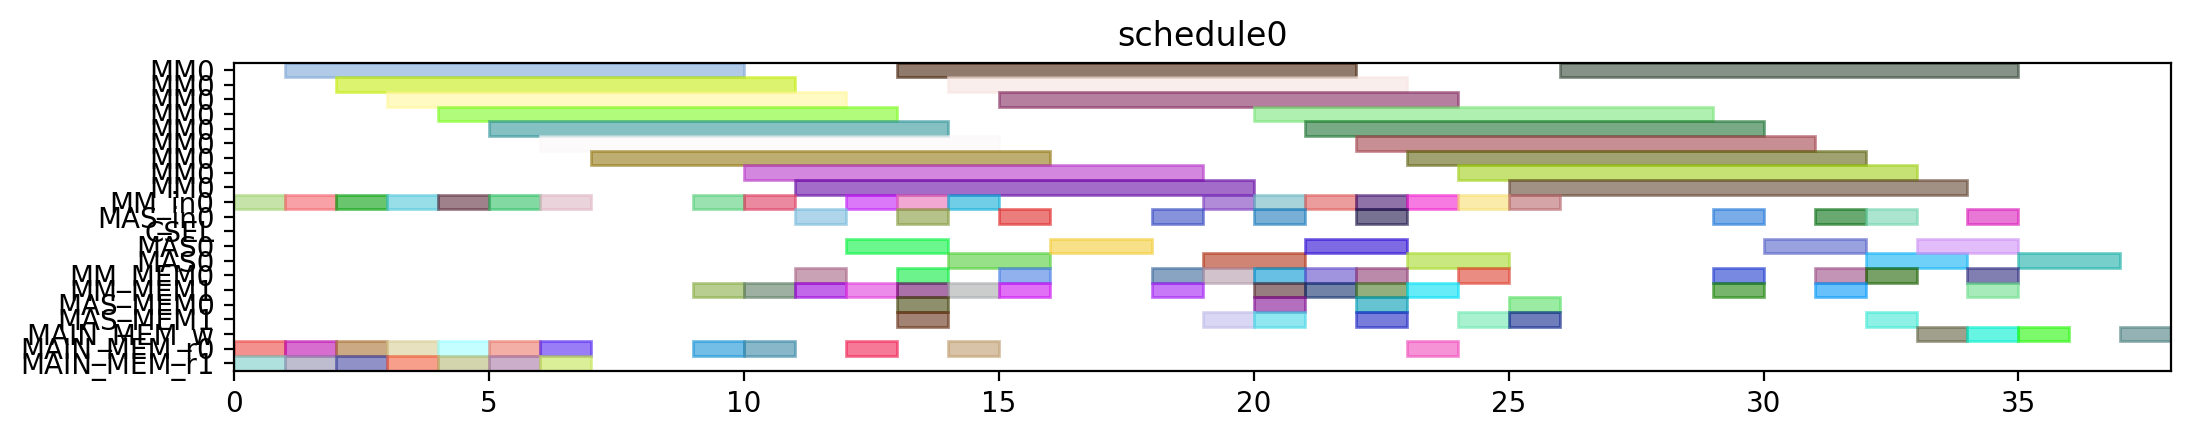

Generate this figure with Python:
from pyschedule import Scenario, solvers, plotters, alt


def solve():
	horizon = 120
	S = Scenario("schedule0", horizon=horizon)

	# resource
	MM = S.Resources('MM', num=1, size=9)
	MM_in = S.Resources('MM_in', num=1)
	MAS_in = S.Resources('MAS_in', num=1)
	CSEL = S.Resource('CSEL')
	MAS = S.Resources('MAS', num=1, size=2, periods=range(1, horizon))
	MM_MEM = S.Resources('MM_MEM', num=2)
	MAS_MEM = S.Resources('MAS_MEM', num=2)
	MAIN_MEM_w = S.Resource('MAIN_MEM_w', size=1)
	MAIN_MEM_r = S.Resources('MAIN_MEM_r', num=2)

	# result of previous scheduling

	# new tasks
	T1 = S.Task('T1', length=9, delay_cost=1)
	T1 += alt(MM)
	T1_in = S.Task('T1_in', length=1, delay_cost=1)
	T1_in += alt(MM_in)
	S += T1_in*MM_in[0]<=T1*MM[0]
	T1_mem0 = S.Task('T1_mem0', length=1, delay_cost=1)
	T1_mem0 += MAIN_MEM_r[0]
	S += T1_mem0 <= T1

	T1_mem1 = S.Task('T1_mem1', length=1, delay_cost=1)
	T1_mem1 += MAIN_MEM_r[1]
	S += T1_mem1 <= T1

	T2 = S.Task('T2', length=9, delay_cost=1)
	T2 += alt(MM)
	T2_in = S.Task('T2_in', length=1, delay_cost=1)
	T2_in += alt(MM_in)
	S += T2_in*MM_in[0]<=T2*MM[0]
	T2_mem0 = S.Task('T2_mem0', length=1, delay_cost=1)
	T2_mem0 += MAIN_MEM_r[0]
	S += T2_mem0 <= T2

	T2_mem1 = S.Task('T2_mem1', length=1, delay_cost=1)
	T2_mem1 += MAIN_MEM_r[1]
	S += T2_mem1 <= T2

	T3 = S.Task('T3', length=9, delay_cost=1)
	T3 += alt(MM)
	T3_in = S.Task('T3_in', length=1, delay_cost=1)
	T3_in += alt(MM_in)
	S += T3_in*MM_in[0]<=T3*MM[0]
	T3_mem0 = S.Task('T3_mem0', length=1, delay_cost=1)
	T3_mem0 += MAIN_MEM_r[0]
	S += T3_mem0 <= T3

	T3_mem1 = S.Task('T3_mem1', length=1, delay_cost=1)
	T3_mem1 += MAIN_MEM_r[1]
	S += T3_mem1 <= T3

	T4 = S.Task('T4', length=9, delay_cost=1)
	T4 += alt(MM)
	T4_in = S.Task('T4_in', length=1, delay_cost=1)
	T4_in += alt(MM_in)
	S += T4_in*MM_in[0]<=T4*MM[0]
	T4_mem0 = S.Task('T4_mem0', length=1, delay_cost=1)
	T4_mem0 += MAIN_MEM_r[0]
	S += T4_mem0 <= T4

	T4_mem1 = S.Task('T4_mem1', length=1, delay_cost=1)
	T4_mem1 += MAIN_MEM_r[1]
	S += T4_mem1 <= T4

	T5 = S.Task('T5', length=9, delay_cost=1)
	T5 += alt(MM)
	T5_in = S.Task('T5_in', length=1, delay_cost=1)
	T5_in += alt(MM_in)
	S += T5_in*MM_in[0]<=T5*MM[0]
	T5_mem0 = S.Task('T5_mem0', length=1, delay_cost=1)
	T5_mem0 += MAIN_MEM_r[0]
	S += T5_mem0 <= T5

	T5_mem1 = S.Task('T5_mem1', length=1, delay_cost=1)
	T5_mem1 += MAIN_MEM_r[1]
	S += T5_mem1 <= T5

	T6 = S.Task('T6', length=9, delay_cost=1)
	T6 += alt(MM)
	T6_in = S.Task('T6_in', length=1, delay_cost=1)
	T6_in += alt(MM_in)
	S += T6_in*MM_in[0]<=T6*MM[0]
	T6_mem0 = S.Task('T6_mem0', length=1, delay_cost=1)
	T6_mem0 += MAIN_MEM_r[0]
	S += T6_mem0 <= T6

	T6_mem1 = S.Task('T6_mem1', length=1, delay_cost=1)
	T6_mem1 += MAIN_MEM_r[1]
	S += T6_mem1 <= T6

	T7 = S.Task('T7', length=9, delay_cost=1)
	T7 += alt(MM)
	T7_in = S.Task('T7_in', length=1, delay_cost=1)
	T7_in += alt(MM_in)
	S += T7_in*MM_in[0]<=T7*MM[0]
	T7_mem0 = S.Task('T7_mem0', length=1, delay_cost=1)
	T7_mem0 += MAIN_MEM_r[0]
	S += T7_mem0 <= T7

	T7_mem1 = S.Task('T7_mem1', length=1, delay_cost=1)
	T7_mem1 += MAIN_MEM_r[1]
	S += T7_mem1 <= T7

	T8 = S.Task('T8', length=9, delay_cost=1)
	T8 += alt(MM)
	T8_in = S.Task('T8_in', length=1, delay_cost=1)
	T8_in += alt(MM_in)
	S += T8_in*MM_in[0]<=T8*MM[0]
	T8_mem0 = S.Task('T8_mem0', length=1, delay_cost=1)
	T8_mem0 += MAIN_MEM_r[0]
	S += T8_mem0 <= T8

	T8_mem1 = S.Task('T8_mem1', length=1, delay_cost=1)
	T8_mem1 += alt(MM_MEM)
	S += (T1*MM[0])-1 < T8_mem1*MM_MEM[1]
	S += T8_mem1 <= T8

	T9 = S.Task('T9', length=9, delay_cost=1)
	T9 += alt(MM)
	T9_in = S.Task('T9_in', length=1, delay_cost=1)
	T9_in += alt(MM_in)
	S += T9_in*MM_in[0]<=T9*MM[0]
	T9_mem0 = S.Task('T9_mem0', length=1, delay_cost=1)
	T9_mem0 += MAIN_MEM_r[0]
	S += T9_mem0 <= T9

	T9_mem1 = S.Task('T9_mem1', length=1, delay_cost=1)
	T9_mem1 += alt(MM_MEM)
	S += (T1*MM[0])-1 < T9_mem1*MM_MEM[1]
	S += T9_mem1 <= T9

	T10 = S.Task('T10', length=9, delay_cost=1)
	T10 += alt(MM)
	T10_in = S.Task('T10_in', length=1, delay_cost=1)
	T10_in += alt(MM_in)
	S += T10_in*MM_in[0]<=T10*MM[0]
	T10_mem0 = S.Task('T10_mem0', length=1, delay_cost=1)
	T10_mem0 += MAIN_MEM_r[0]
	S += T10_mem0 <= T10

	T10_mem1 = S.Task('T10_mem1', length=1, delay_cost=1)
	T10_mem1 += alt(MM_MEM)
	S += (T3*MM[0])-1 < T10_mem1*MM_MEM[1]
	S += T10_mem1 <= T10

	T11 = S.Task('T11', length=9, delay_cost=1)
	T11 += alt(MM)
	T11_in = S.Task('T11_in', length=1, delay_cost=1)
	T11_in += alt(MM_in)
	S += T11_in*MM_in[0]<=T11*MM[0]
	T11_mem0 = S.Task('T11_mem0', length=1, delay_cost=1)
	T11_mem0 += MAIN_MEM_r[0]
	S += T11_mem0 <= T11

	T11_mem1 = S.Task('T11_mem1', length=1, delay_cost=1)
	T11_mem1 += alt(MM_MEM)
	S += (T3*MM[0])-1 < T11_mem1*MM_MEM[1]
	S += T11_mem1 <= T11

	T12 = S.Task('T12', length=2, delay_cost=1)
	T12 += alt(MAS)
	T12_in = S.Task('T12_in', length=1, delay_cost=1)
	T12_in += alt(MAS_in)
	S += T12_in*MAS_in[0]<=T12*MAS[0]

	T12_mem0 = S.Task('T12_mem0', length=1, delay_cost=1)
	T12_mem0 += alt(MM_MEM)
	S += (T4*MM[0])-1 < T12_mem0*MM_MEM[0]
	S += T12_mem0 <= T12

	T12_mem1 = S.Task('T12_mem1', length=1, delay_cost=1)
	T12_mem1 += alt(MM_MEM)
	S += (T2*MM[0])-1 < T12_mem1*MM_MEM[1]
	S += T12_mem1 <= T12

	T13 = S.Task('T13', length=2, delay_cost=1)
	T13 += alt(MAS)
	T13_in = S.Task('T13_in', length=1, delay_cost=1)
	T13_in += alt(MAS_in)
	S += T13_in*MAS_in[0]<=T13*MAS[0]

	T13_mem0 = S.Task('T13_mem0', length=1, delay_cost=1)
	T13_mem0 += alt(MM_MEM)
	S += (T4*MM[0])-1 < T13_mem0*MM_MEM[0]
	S += T13_mem0 <= T13

	T13_mem1 = S.Task('T13_mem1', length=1, delay_cost=1)
	T13_mem1 += alt(MM_MEM)
	S += (T2*MM[0])-1 < T13_mem1*MM_MEM[1]
	S += T13_mem1 <= T13

	T15 = S.Task('T15', length=2, delay_cost=1)
	T15 += alt(MAS)
	T15_in = S.Task('T15_in', length=1, delay_cost=1)
	T15_in += alt(MAS_in)
	S += T15_in*MAS_in[0]<=T15*MAS[0]

	T15_mem0 = S.Task('T15_mem0', length=1, delay_cost=1)
	T15_mem0 += alt(MM_MEM)
	S += (T7*MM[0])-1 < T15_mem0*MM_MEM[0]
	S += T15_mem0 <= T15

	T15_mem1 = S.Task('T15_mem1', length=1, delay_cost=1)
	T15_mem1 += alt(MM_MEM)
	S += (T7*MM[0])-1 < T15_mem1*MM_MEM[1]
	S += T15_mem1 <= T15

	T14 = S.Task('T14', length=9, delay_cost=1)
	T14 += alt(MM)
	T14_in = S.Task('T14_in', length=1, delay_cost=1)
	T14_in += alt(MM_in)
	S += T14_in*MM_in[0]<=T14*MM[0]
	T14_mem0 = S.Task('T14_mem0', length=1, delay_cost=1)
	T14_mem0 += alt(MAS_MEM)
	S += (T13*MAS[0])-1 < T14_mem0*MAS_MEM[0]
	S += T14_mem0 <= T14

	T14_mem1 = S.Task('T14_mem1', length=1, delay_cost=1)
	T14_mem1 += alt(MAS_MEM)
	S += (T13*MAS[0])-1 < T14_mem1*MAS_MEM[1]
	S += T14_mem1 <= T14

	T16 = S.Task('T16', length=9, delay_cost=1)
	T16 += alt(MM)
	T16_in = S.Task('T16_in', length=1, delay_cost=1)
	T16_in += alt(MM_in)
	S += T16_in*MM_in[0]<=T16*MM[0]
	T16_mem0 = S.Task('T16_mem0', length=1, delay_cost=1)
	T16_mem0 += alt(MM_MEM)
	S += (T1*MM[0])-1 < T16_mem0*MM_MEM[0]
	S += T16_mem0 <= T16

	T16_mem1 = S.Task('T16_mem1', length=1, delay_cost=1)
	T16_mem1 += alt(MM_MEM)
	S += (T8*MM[0])-1 < T16_mem1*MM_MEM[1]
	S += T16_mem1 <= T16

	T17 = S.Task('T17', length=9, delay_cost=1)
	T17 += alt(MM)
	T17_in = S.Task('T17_in', length=1, delay_cost=1)
	T17_in += alt(MM_in)
	S += T17_in*MM_in[0]<=T17*MM[0]
	T17_mem0 = S.Task('T17_mem0', length=1, delay_cost=1)
	T17_mem0 += alt(MM_MEM)
	S += (T8*MM[0])-1 < T17_mem0*MM_MEM[0]
	S += T17_mem0 <= T17

	T17_mem1 = S.Task('T17_mem1', length=1, delay_cost=1)
	T17_mem1 += alt(MAS_MEM)
	S += (T15*MAS[0])-1 < T17_mem1*MAS_MEM[1]
	S += T17_mem1 <= T17

	T18 = S.Task('T18', length=2, delay_cost=1)
	T18 += alt(MAS)
	T18_in = S.Task('T18_in', length=1, delay_cost=1)
	T18_in += alt(MAS_in)
	S += T18_in*MAS_in[0]<=T18*MAS[0]

	T18_mem0 = S.Task('T18_mem0', length=1, delay_cost=1)
	T18_mem0 += alt(MM_MEM)
	S += (T5*MM[0])-1 < T18_mem0*MM_MEM[0]
	S += T18_mem0 <= T18

	T18_mem1 = S.Task('T18_mem1', length=1, delay_cost=1)
	T18_mem1 += alt(MM_MEM)
	S += (T9*MM[0])-1 < T18_mem1*MM_MEM[1]
	S += T18_mem1 <= T18

	T19 = S.Task('T19', length=2, delay_cost=1)
	T19 += alt(MAS)
	T19_in = S.Task('T19_in', length=1, delay_cost=1)
	T19_in += alt(MAS_in)
	S += T19_in*MAS_in[0]<=T19*MAS[0]

	T19_mem0 = S.Task('T19_mem0', length=1, delay_cost=1)
	T19_mem0 += alt(MM_MEM)
	S += (T5*MM[0])-1 < T19_mem0*MM_MEM[0]
	S += T19_mem0 <= T19

	T19_mem1 = S.Task('T19_mem1', length=1, delay_cost=1)
	T19_mem1 += alt(MM_MEM)
	S += (T9*MM[0])-1 < T19_mem1*MM_MEM[1]
	S += T19_mem1 <= T19

	T21 = S.Task('T21', length=2, delay_cost=1)
	T21 += alt(MAS)
	T21_in = S.Task('T21_in', length=1, delay_cost=1)
	T21_in += alt(MAS_in)
	S += T21_in*MAS_in[0]<=T21*MAS[0]

	T21_mem0 = S.Task('T21_mem0', length=1, delay_cost=1)
	T21_mem0 += alt(MM_MEM)
	S += (T6*MM[0])-1 < T21_mem0*MM_MEM[0]
	S += T21_mem0 <= T21

	T21_mem1 = S.Task('T21_mem1', length=1, delay_cost=1)
	T21_mem1 += alt(MM_MEM)
	S += (T10*MM[0])-1 < T21_mem1*MM_MEM[1]
	S += T21_mem1 <= T21

	T24 = S.Task('T24', length=9, delay_cost=1)
	T24 += alt(MM)
	T24_in = S.Task('T24_in', length=1, delay_cost=1)
	T24_in += alt(MM_in)
	S += T24_in*MM_in[0]<=T24*MM[0]
	T24_mem0 = S.Task('T24_mem0', length=1, delay_cost=1)
	T24_mem0 += alt(MM_MEM)
	S += (T11*MM[0])-1 < T24_mem0*MM_MEM[0]
	S += T24_mem0 <= T24

	T24_mem1 = S.Task('T24_mem1', length=1, delay_cost=1)
	T24_mem1 += alt(MAS_MEM)
	S += (T12*MAS[0])-1 < T24_mem1*MAS_MEM[1]
	S += T24_mem1 <= T24

	T20 = S.Task('T20', length=9, delay_cost=1)
	T20 += alt(MM)
	T20_in = S.Task('T20_in', length=1, delay_cost=1)
	T20_in += alt(MM_in)
	S += T20_in*MM_in[0]<=T20*MM[0]
	T20_mem0 = S.Task('T20_mem0', length=1, delay_cost=1)
	T20_mem0 += alt(MAS_MEM)
	S += (T15*MAS[0])-1 < T20_mem0*MAS_MEM[0]
	S += T20_mem0 <= T20

	T20_mem1 = S.Task('T20_mem1', length=1, delay_cost=1)
	T20_mem1 += alt(MAS_MEM)
	S += (T18*MAS[0])-1 < T20_mem1*MAS_MEM[1]
	S += T20_mem1 <= T20

	T22 = S.Task('T22', length=9, delay_cost=1)
	T22 += alt(MM)
	T22_in = S.Task('T22_in', length=1, delay_cost=1)
	T22_in += alt(MM_in)
	S += T22_in*MM_in[0]<=T22*MM[0]
	T22_mem0 = S.Task('T22_mem0', length=1, delay_cost=1)
	T22_mem0 += alt(MAS_MEM)
	S += (T21*MAS[0])-1 < T22_mem0*MAS_MEM[0]
	S += T22_mem0 <= T22

	T22_mem1 = S.Task('T22_mem1', length=1, delay_cost=1)
	T22_mem1 += alt(MAS_MEM)
	S += (T21*MAS[0])-1 < T22_mem1*MAS_MEM[1]
	S += T22_mem1 <= T22

	T23 = S.Task('T23', length=9, delay_cost=1)
	T23 += alt(MM)
	T23_in = S.Task('T23_in', length=1, delay_cost=1)
	T23_in += alt(MM_in)
	S += T23_in*MM_in[0]<=T23*MM[0]
	T23_mem0 = S.Task('T23_mem0', length=1, delay_cost=1)
	T23_mem0 += alt(MAS_MEM)
	S += (T19*MAS[0])-1 < T23_mem0*MAS_MEM[0]
	S += T23_mem0 <= T23

	T23_mem1 = S.Task('T23_mem1', length=1, delay_cost=1)
	T23_mem1 += alt(MAS_MEM)
	S += (T19*MAS[0])-1 < T23_mem1*MAS_MEM[1]
	S += T23_mem1 <= T23

	Z2_new = S.Task('Z2_new', length=9, delay_cost=1)
	Z2_new += alt(MM)
	Z2_new_in = S.Task('Z2_new_in', length=1, delay_cost=1)
	Z2_new_in += alt(MM_in)
	S += Z2_new_in*MM_in[0]<=Z2_new*MM[0]
	S += 0<Z2_new

	Z2_new_w = S.Task('Z2_new_w', length=1, delay_cost=1)
	Z2_new_w += alt(MAIN_MEM_w)
	S += Z2_new <= Z2_new_w

	Z2_new_mem0 = S.Task('Z2_new_mem0', length=1, delay_cost=1)
	Z2_new_mem0 += MAIN_MEM_r[0]
	S += Z2_new_mem0 <= Z2_new

	Z2_new_mem1 = S.Task('Z2_new_mem1', length=1, delay_cost=1)
	Z2_new_mem1 += alt(MM_MEM)
	S += (T14*MM[0])-1 < Z2_new_mem1*MM_MEM[1]
	S += Z2_new_mem1 <= Z2_new

	T25 = S.Task('T25', length=2, delay_cost=1)
	T25 += alt(MAS)
	T25_in = S.Task('T25_in', length=1, delay_cost=1)
	T25_in += alt(MAS_in)
	S += T25_in*MAS_in[0]<=T25*MAS[0]

	T25_mem0 = S.Task('T25_mem0', length=1, delay_cost=1)
	T25_mem0 += alt(MM_MEM)
	S += (T20*MM[0])-1 < T25_mem0*MM_MEM[0]
	S += T25_mem0 <= T25

	T25_mem1 = S.Task('T25_mem1', length=1, delay_cost=1)
	T25_mem1 += alt(MM_MEM)
	S += (T20*MM[0])-1 < T25_mem1*MM_MEM[1]
	S += T25_mem1 <= T25

	X2_new = S.Task('X2_new', length=2, delay_cost=1)
	X2_new += alt(MAS)
	X2_new_in = S.Task('X2_new_in', length=1, delay_cost=1)
	X2_new_in += alt(MAS_in)
	S += X2_new_in*MAS_in[0]<=X2_new*MAS[0]

	S += 0<X2_new

	X2_new_w = S.Task('X2_new_w', length=1, delay_cost=1)
	X2_new_w += alt(MAIN_MEM_w)
	S += X2_new <= X2_new_w

	X2_new_mem0 = S.Task('X2_new_mem0', length=1, delay_cost=1)
	X2_new_mem0 += alt(MM_MEM)
	S += (T22*MM[0])-1 < X2_new_mem0*MM_MEM[0]
	S += X2_new_mem0 <= X2_new

	X2_new_mem1 = S.Task('X2_new_mem1', length=1, delay_cost=1)
	X2_new_mem1 += alt(MM_MEM)
	S += (T24*MM[0])-1 < X2_new_mem1*MM_MEM[1]
	S += X2_new_mem1 <= X2_new

	X1_new = S.Task('X1_new', length=2, delay_cost=1)
	X1_new += alt(MAS)
	X1_new_in = S.Task('X1_new_in', length=1, delay_cost=1)
	X1_new_in += alt(MAS_in)
	S += X1_new_in*MAS_in[0]<=X1_new*MAS[0]

	S += 0<X1_new

	X1_new_w = S.Task('X1_new_w', length=1, delay_cost=1)
	X1_new_w += alt(MAIN_MEM_w)
	S += X1_new <= X1_new_w

	X1_new_mem0 = S.Task('X1_new_mem0', length=1, delay_cost=1)
	X1_new_mem0 += alt(MM_MEM)
	S += (T23*MM[0])-1 < X1_new_mem0*MM_MEM[0]
	S += X1_new_mem0 <= X1_new

	X1_new_mem1 = S.Task('X1_new_mem1', length=1, delay_cost=1)
	X1_new_mem1 += alt(MM_MEM)
	S += (T17*MM[0])-1 < X1_new_mem1*MM_MEM[1]
	S += X1_new_mem1 <= X1_new

	Z1_new = S.Task('Z1_new', length=2, delay_cost=1)
	Z1_new += alt(MAS)
	Z1_new_in = S.Task('Z1_new_in', length=1, delay_cost=1)
	Z1_new_in += alt(MAS_in)
	S += Z1_new_in*MAS_in[0]<=Z1_new*MAS[0]

	S += 0<Z1_new

	Z1_new_w = S.Task('Z1_new_w', length=1, delay_cost=1)
	Z1_new_w += alt(MAIN_MEM_w)
	S += Z1_new <= Z1_new_w

	Z1_new_mem0 = S.Task('Z1_new_mem0', length=1, delay_cost=1)
	Z1_new_mem0 += alt(MM_MEM)
	S += (T16*MM[0])-1 < Z1_new_mem0*MM_MEM[0]
	S += Z1_new_mem0 <= Z1_new

	Z1_new_mem1 = S.Task('Z1_new_mem1', length=1, delay_cost=1)
	Z1_new_mem1 += alt(MAS_MEM)
	S += (T25*MAS[0])-1 < Z1_new_mem1*MAS_MEM[1]
	S += Z1_new_mem1 <= Z1_new

	solvers.mip.solve(S,msg=1,kind='CPLEX',ratio_gap=1.01)

	solution = [['hoge']*len(S.solution()[1]) for i in range(len(S.solution()))]
	for i in range(len(S.solution())):
		for j in range(len(S.solution()[i])):
			solution[i][j]=str(S.solution()[i][j])
	print(solution)

	cycles = int(solution[-1][3])

	pic_file_name = "/mnt/rose/usr1/fukuda/ABE/multiRAM_multiMAS_16mux/scheduling_result/stage9MM1_stage2MAS1/EP_LADDERMUL/schedule0.png"
	if(S.solution() != []):
		plotters.matplotlib.plot(S,img_filename=pic_file_name, show_task_labels=False, fig_size=(cycles*0.25+3, 2))

	return solution
